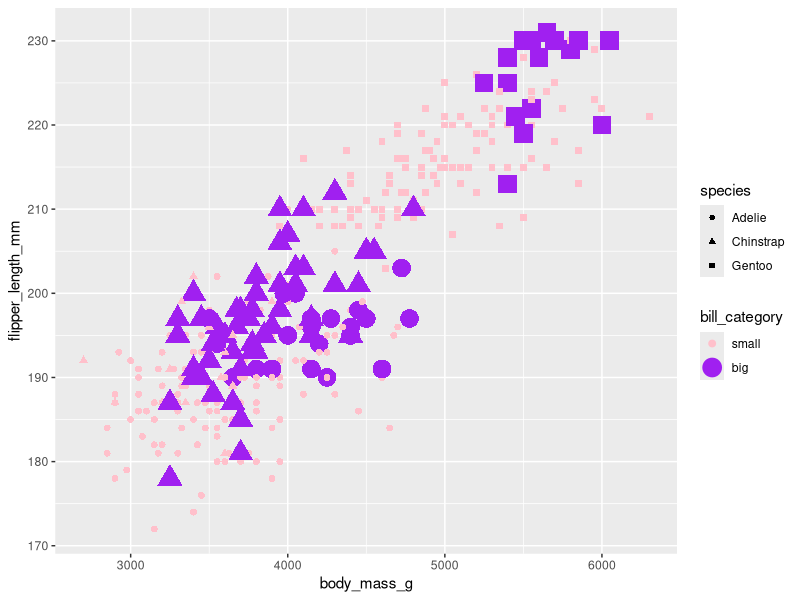

This chart was generated by the following R code:



### skip challenge 5, challenge 7



install.packages("palmerpenguins")
library(palmerpenguins)
?`palmerpenguins-package`

library(tidyverse)

penguins <- palmerpenguins::penguins


str(penguins)


penguins %>% 
  View()


?min()
?is.na()

penguins %>%
  group_by(species) %>% 
  filter(!is.na(body_mass_g)) %>%
  filter(body_mass_g == min(body_mass_g)) %>% View



penguins %>%
  filter(!is.na(bill_length_mm), !is.na(bill_depth_mm)) %>% 
  mutate(bill_area = bill_length_mm*bill_depth_mm) %>%
  select(bill_area, everything()) %>%
  mutate(bill_category = ifelse(bill_area > 800, "big", "small")) %>% 
  mutate(bill_category = as.factor(bill_category)) %>% 
  mutate(bill_category = fct_relevel(bill_category, c("small", "big"))) %>% 
  ggplot(mapping = aes(x = body_mass_g, y = flipper_length_mm)) +
  geom_point(aes(color = bill_category, shape = species, size = bill_category)) +
  scale_color_manual(values = c("pink", "purple"))


penguins %>% 
  select(bill_length_mm, bill_depth_mm, flipper_length_mm) %>% View

penguins %>% 
  select(ends_with("mm"), everything()) %>% View


## create a ggplot (scatterplot) demonstrating the relationship between body mass and flipper length, colored by bill size category (big, small)


penguins %>% 
  select(species, bill_length_mm) %>% 
  sample_n(1) %>% 
  t() %>% View



